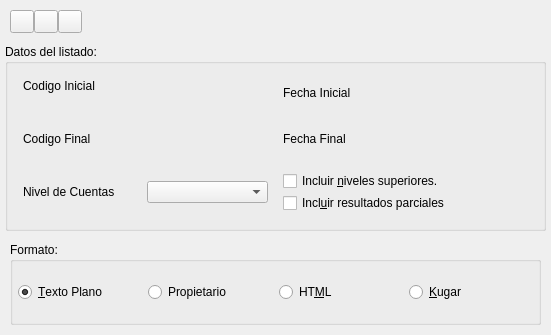
<ui version="4.0" >
 <class>BalancePrintBase</class>
 <widget class="QDialog" name="BalancePrintBase" >
  <property name="geometry" >
   <rect>
    <x>0</x>
    <y>0</y>
    <width>551</width>
    <height>335</height>
   </rect>
  </property>
  <property name="windowTitle" >
   <string>Impresion del Balance de Sumas y Saldos</string>
  </property>
  <layout class="QVBoxLayout" >
   <property name="margin" >
    <number>5</number>
   </property>
   <property name="spacing" >
    <number>6</number>
   </property>
   <item>
    <layout class="QHBoxLayout" >
     <property name="margin" >
      <number>5</number>
     </property>
     <property name="spacing" >
      <number>0</number>
     </property>
     <item>
      <widget class="QToolButton" name="mui_ccostes" >
       <property name="sizePolicy" >
        <sizepolicy>
         <hsizetype>0</hsizetype>
         <vsizetype>0</vsizetype>
         <horstretch>0</horstretch>
         <verstretch>0</verstretch>
        </sizepolicy>
       </property>
       <property name="text" >
        <string/>
       </property>
       <property name="icon" >
        <iconset resource="../../bulmages.qrc" >:/BulmaCont32x32/images/png/i_centroCoste.xpm</iconset>
       </property>
      </widget>
     </item>
     <item>
      <widget class="QToolButton" name="mui_canales" >
       <property name="sizePolicy" >
        <sizepolicy>
         <hsizetype>0</hsizetype>
         <vsizetype>0</vsizetype>
         <horstretch>0</horstretch>
         <verstretch>0</verstretch>
        </sizepolicy>
       </property>
       <property name="text" >
        <string/>
       </property>
       <property name="icon" >
        <iconset resource="../../bulmages.qrc" >:/BulmaCont32x32/images/png/i_canales.xpm</iconset>
       </property>
      </widget>
     </item>
     <item>
      <widget class="QToolButton" name="mui_imprimir" >
       <property name="sizePolicy" >
        <sizepolicy>
         <hsizetype>0</hsizetype>
         <vsizetype>0</vsizetype>
         <horstretch>0</horstretch>
         <verstretch>0</verstretch>
        </sizepolicy>
       </property>
       <property name="text" >
        <string/>
       </property>
       <property name="icon" >
        <iconset resource="../../bulmages.qrc" >:/BulmaCont32x32/images/png/i_filePrint.xpm</iconset>
       </property>
      </widget>
     </item>
     <item>
      <spacer>
       <property name="orientation" >
        <enum>Qt::Horizontal</enum>
       </property>
       <property name="sizeType" >
        <enum>QSizePolicy::MinimumExpanding</enum>
       </property>
       <property name="sizeHint" >
        <size>
         <width>430</width>
         <height>21</height>
        </size>
       </property>
      </spacer>
     </item>
    </layout>
   </item>
   <item>
    <widget class="QGroupBox" name="groupBox_2" >
     <property name="title" >
      <string>Datos del listado:</string>
     </property>
     <layout class="QVBoxLayout" >
      <property name="margin" >
       <number>5</number>
      </property>
      <property name="spacing" >
       <number>5</number>
      </property>
      <item>
       <layout class="QHBoxLayout" >
        <property name="margin" >
         <number>5</number>
        </property>
        <property name="spacing" >
         <number>5</number>
        </property>
        <item>
         <layout class="QHBoxLayout" >
          <property name="margin" >
           <number>5</number>
          </property>
          <property name="spacing" >
           <number>2</number>
          </property>
          <item>
           <widget class="QLabel" name="textLabel1" >
            <property name="text" >
             <string>Codigo Inicial
</string>
            </property>
           </widget>
          </item>
          <item>
           <widget class="BusquedaCuenta" native="1" name="m_codigoinicial" />
          </item>
         </layout>
        </item>
        <item>
         <layout class="QHBoxLayout" >
          <property name="margin" >
           <number>5</number>
          </property>
          <property name="spacing" >
           <number>2</number>
          </property>
          <item>
           <widget class="QLabel" name="textLabel1_3" >
            <property name="text" >
             <string>Fecha Inicial</string>
            </property>
           </widget>
          </item>
          <item>
           <widget class="BusquedaFecha" native="1" name="m_fechainicial1" />
          </item>
         </layout>
        </item>
       </layout>
      </item>
      <item>
       <layout class="QHBoxLayout" >
        <property name="margin" >
         <number>5</number>
        </property>
        <property name="spacing" >
         <number>5</number>
        </property>
        <item>
         <layout class="QHBoxLayout" >
          <property name="margin" >
           <number>5</number>
          </property>
          <property name="spacing" >
           <number>2</number>
          </property>
          <item>
           <widget class="QLabel" name="textLabel1_2" >
            <property name="text" >
             <string>Codigo Final</string>
            </property>
           </widget>
          </item>
          <item>
           <widget class="BusquedaCuenta" native="1" name="m_codigofinal" />
          </item>
         </layout>
        </item>
        <item>
         <layout class="QHBoxLayout" >
          <property name="margin" >
           <number>5</number>
          </property>
          <property name="spacing" >
           <number>2</number>
          </property>
          <item>
           <widget class="QLabel" name="textLabel1_2_2" >
            <property name="text" >
             <string>Fecha Final</string>
            </property>
           </widget>
          </item>
          <item>
           <widget class="BusquedaFecha" native="1" name="m_fechafinal1" />
          </item>
         </layout>
        </item>
       </layout>
      </item>
      <item>
       <layout class="QHBoxLayout" >
        <property name="margin" >
         <number>5</number>
        </property>
        <property name="spacing" >
         <number>5</number>
        </property>
        <item>
         <layout class="QHBoxLayout" >
          <property name="margin" >
           <number>5</number>
          </property>
          <property name="spacing" >
           <number>2</number>
          </property>
          <item>
           <widget class="QLabel" name="textLabel1_3_2" >
            <property name="text" >
             <string>Nivel de Cuentas</string>
            </property>
           </widget>
          </item>
          <item>
           <widget class="QComboBox" name="combonivel" />
          </item>
         </layout>
        </item>
        <item>
         <layout class="QVBoxLayout" >
          <property name="margin" >
           <number>5</number>
          </property>
          <property name="spacing" >
           <number>2</number>
          </property>
          <item>
           <widget class="QCheckBox" name="checksuperiores" >
            <property name="text" >
             <string>Incluir &amp;niveles superiores.</string>
            </property>
           </widget>
          </item>
          <item>
           <widget class="QCheckBox" name="checkBox1_2" >
            <property name="text" >
             <string>Incl&amp;uir resultados parciales</string>
            </property>
           </widget>
          </item>
         </layout>
        </item>
       </layout>
      </item>
     </layout>
    </widget>
   </item>
   <item>
    <layout class="QHBoxLayout" >
     <property name="margin" >
      <number>5</number>
     </property>
     <property name="spacing" >
      <number>6</number>
     </property>
     <item>
      <widget class="QGroupBox" name="groupBox" >
       <property name="title" >
        <string>Formato:</string>
       </property>
       <layout class="QHBoxLayout" >
        <property name="margin" >
         <number>5</number>
        </property>
        <property name="spacing" >
         <number>6</number>
        </property>
        <item>
         <widget class="QRadioButton" name="radiotexto" >
          <property name="text" >
           <string>&amp;Texto Plano</string>
          </property>
          <property name="checked" >
           <bool>true</bool>
          </property>
         </widget>
        </item>
        <item>
         <widget class="QRadioButton" name="radiopropietario" >
          <property name="text" >
           <string>Propietario</string>
          </property>
         </widget>
        </item>
        <item>
         <widget class="QRadioButton" name="radiohtml" >
          <property name="text" >
           <string>HT&amp;ML</string>
          </property>
         </widget>
        </item>
        <item>
         <widget class="QRadioButton" name="radiokugar" >
          <property name="text" >
           <string>&amp;Kugar</string>
          </property>
         </widget>
        </item>
       </layout>
      </widget>
     </item>
    </layout>
   </item>
  </layout>
 </widget>
 <layoutdefault spacing="2" margin="5" />
 <customwidgets>
  <customwidget>
   <class>BusquedaFecha</class>
   <extends>QWidget</extends>
   <header>../../bulmalib/src/busquedafecha.h</header>
  </customwidget>
  <customwidget>
   <class>BusquedaCuenta</class>
   <extends>QWidget</extends>
   <header>busquedacuenta.h</header>
  </customwidget>
 </customwidgets>
 <resources>
  <include location="../../bulmages.qrc" />
 </resources>
 <connections/>
</ui>
